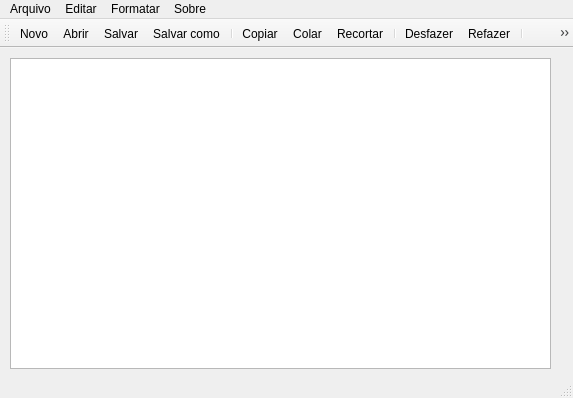
<?xml version="1.0" encoding="UTF-8"?>
<ui version="4.0">
 <class>MainWindow</class>
 <widget class="QMainWindow" name="MainWindow">
  <property name="geometry">
   <rect>
    <x>0</x>
    <y>0</y>
    <width>573</width>
    <height>398</height>
   </rect>
  </property>
  <property name="windowTitle">
   <string>MainWindow</string>
  </property>
  <widget class="QWidget" name="centralwidget">
   <property name="enabled">
    <bool>true</bool>
   </property>
   <widget class="QTextEdit" name="textEdit">
    <property name="geometry">
     <rect>
      <x>10</x>
      <y>10</y>
      <width>541</width>
      <height>311</height>
     </rect>
    </property>
   </widget>
  </widget>
  <widget class="QMenuBar" name="menubar">
   <property name="geometry">
    <rect>
     <x>0</x>
     <y>0</y>
     <width>573</width>
     <height>21</height>
    </rect>
   </property>
   <widget class="QMenu" name="menuArquivo">
    <property name="title">
     <string>Arquivo</string>
    </property>
    <addaction name="actionNovo"/>
    <addaction name="actionAbrir_2"/>
    <addaction name="separator"/>
    <addaction name="actionSalvar"/>
    <addaction name="actionSalvar_como"/>
    <addaction name="separator"/>
    <addaction name="separator"/>
    <addaction name="actionImprimir"/>
    <addaction name="separator"/>
    <addaction name="separator"/>
    <addaction name="actionFechar"/>
   </widget>
   <widget class="QMenu" name="menuEditar">
    <property name="title">
     <string>Editar</string>
    </property>
    <addaction name="actionDesfazer"/>
    <addaction name="actionRefazer"/>
    <addaction name="separator"/>
    <addaction name="actionCopiar"/>
    <addaction name="actionColar"/>
    <addaction name="actionRecortar"/>
   </widget>
   <widget class="QMenu" name="menuSobre">
    <property name="title">
     <string>Sobre</string>
    </property>
    <addaction name="actionSobre"/>
   </widget>
   <widget class="QMenu" name="menuFormatar">
    <property name="title">
     <string>Formatar</string>
    </property>
    <addaction name="actionFonte"/>
    <addaction name="actionCor"/>
    <addaction name="actionCor_do_Fundo"/>
   </widget>
   <addaction name="menuArquivo"/>
   <addaction name="menuEditar"/>
   <addaction name="menuFormatar"/>
   <addaction name="menuSobre"/>
  </widget>
  <widget class="QStatusBar" name="statusbar"/>
  <widget class="QToolBar" name="toolBar">
   <property name="windowTitle">
    <string>toolBar</string>
   </property>
   <attribute name="toolBarArea">
    <enum>TopToolBarArea</enum>
   </attribute>
   <attribute name="toolBarBreak">
    <bool>false</bool>
   </attribute>
   <addaction name="actionNovo"/>
   <addaction name="actionAbrir_2"/>
   <addaction name="actionSalvar"/>
   <addaction name="actionSalvar_como"/>
   <addaction name="separator"/>
   <addaction name="actionCopiar"/>
   <addaction name="actionColar"/>
   <addaction name="actionRecortar"/>
   <addaction name="separator"/>
   <addaction name="actionDesfazer"/>
   <addaction name="actionRefazer"/>
   <addaction name="separator"/>
   <addaction name="actionSobre"/>
   <addaction name="actionFechar"/>
  </widget>
  <action name="actionNovo">
   <property name="icon">
    <iconset resource="assets.qrc">
     <normaloff>:/img/Nova pasta/novo.png</normaloff>:/img/Nova pasta/novo.png</iconset>
   </property>
   <property name="text">
    <string>Novo</string>
   </property>
  </action>
  <action name="actionSalvar">
   <property name="icon">
    <iconset resource="assets.qrc">
     <normaloff>:/img/Nova pasta/salvar.png</normaloff>:/img/Nova pasta/salvar.png</iconset>
   </property>
   <property name="text">
    <string>Salvar</string>
   </property>
  </action>
  <action name="actionSalvar_como">
   <property name="icon">
    <iconset resource="assets.qrc">
     <normaloff>:/img/Nova pasta/salvar-como.png</normaloff>:/img/Nova pasta/salvar-como.png</iconset>
   </property>
   <property name="text">
    <string>Salvar como</string>
   </property>
  </action>
  <action name="actionFechar">
   <property name="icon">
    <iconset resource="assets.qrc">
     <normaloff>:/img/Nova pasta/excluir.png</normaloff>:/img/Nova pasta/excluir.png</iconset>
   </property>
   <property name="text">
    <string>Fechar</string>
   </property>
  </action>
  <action name="actionCopiar">
   <property name="icon">
    <iconset resource="assets.qrc">
     <normaloff>:/img/Nova pasta/copiar.png</normaloff>:/img/Nova pasta/copiar.png</iconset>
   </property>
   <property name="text">
    <string>Copiar</string>
   </property>
  </action>
  <action name="actionColar">
   <property name="icon">
    <iconset resource="assets.qrc">
     <normaloff>:/img/Nova pasta/colar.png</normaloff>:/img/Nova pasta/colar.png</iconset>
   </property>
   <property name="text">
    <string>Colar</string>
   </property>
  </action>
  <action name="actionRecortar">
   <property name="icon">
    <iconset resource="assets.qrc">
     <normaloff>:/img/Nova pasta/recortar.png</normaloff>:/img/Nova pasta/recortar.png</iconset>
   </property>
   <property name="text">
    <string>Recortar</string>
   </property>
  </action>
  <action name="actionDesfazer">
   <property name="icon">
    <iconset resource="assets.qrc">
     <normaloff>:/img/Nova pasta/desfazer.png</normaloff>:/img/Nova pasta/desfazer.png</iconset>
   </property>
   <property name="text">
    <string>Desfazer</string>
   </property>
  </action>
  <action name="actionRefazer">
   <property name="icon">
    <iconset resource="assets.qrc">
     <normaloff>:/img/Nova pasta/refazer.png</normaloff>:/img/Nova pasta/refazer.png</iconset>
   </property>
   <property name="text">
    <string>Refazer</string>
   </property>
  </action>
  <action name="actionAbrir_2">
   <property name="icon">
    <iconset resource="assets.qrc">
     <normaloff>:/img/Nova pasta/pasta.png</normaloff>:/img/Nova pasta/pasta.png</iconset>
   </property>
   <property name="text">
    <string>Abrir</string>
   </property>
  </action>
  <action name="actionSobre">
   <property name="icon">
    <iconset resource="assets.qrc">
     <normaloff>:/img/Nova pasta/sobre.png</normaloff>:/img/Nova pasta/sobre.png</iconset>
   </property>
   <property name="text">
    <string>Sobre</string>
   </property>
  </action>
  <action name="actionFonte">
   <property name="text">
    <string>Fonte</string>
   </property>
  </action>
  <action name="actionCor">
   <property name="text">
    <string> Cor da Fonte</string>
   </property>
  </action>
  <action name="actionCor_do_Fundo">
   <property name="text">
    <string>Cor do Fundo</string>
   </property>
  </action>
  <action name="actionImprimir">
   <property name="icon">
    <iconset resource="assets.qrc">
     <normaloff>:/img/Nova pasta/imprimir.png</normaloff>:/img/Nova pasta/imprimir.png</iconset>
   </property>
   <property name="text">
    <string>Imprimir</string>
   </property>
  </action>
 </widget>
 <resources>
  <include location="assets.qrc"/>
 </resources>
 <connections/>
</ui>
